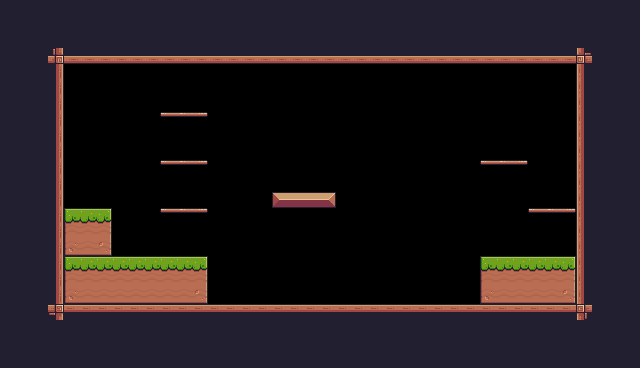

A level layout from a 2D game, rendered from its tile map. Below: a short description, then the map file with its tile-grid data intact:
An orthogonal 40x23 tile map with 16x16 px tiles, 1 tile layer (Background) and 22 objects (5x Platform, 5x Fruit, Player, Chicken, Saw, ...).

<map version="1.10" tiledversion="1.11.2" orientation="orthogonal" renderorder="right-down" width="40" height="23" tilewidth="16" tileheight="16" infinite="0" nextlayerid="4" nextobjectid="31">
 <tileset firstgid="1" source="PixelAdventure.tsx" />
 <layer id="1" name="Background" width="40" height="23">
  <properties>
   <property name="BackgroundColor" value="Blue" />
  </properties>
  <data encoding="csv">
24,24,24,24,24,24,24,24,24,24,24,24,24,24,24,24,24,24,24,24,24,24,24,24,24,24,24,24,24,24,24,24,24,24,24,24,24,24,24,24,
24,24,24,24,24,24,24,24,24,24,24,24,24,24,24,24,24,24,24,24,24,24,24,24,24,24,24,24,24,24,24,24,24,24,24,24,24,24,24,24,
24,24,24,24,24,24,24,24,24,24,24,24,24,24,24,24,24,24,24,24,24,24,24,24,24,24,24,24,24,24,24,24,24,24,24,24,24,24,24,24,
24,24,24,135,134,134,134,134,134,134,134,134,134,134,134,134,134,134,134,134,134,134,134,134,134,134,134,134,134,134,134,134,134,134,134,134,133,24,24,24,
24,24,24,113,0,0,0,0,0,0,0,0,0,0,0,0,0,0,0,0,0,0,0,0,0,0,0,0,0,0,0,0,0,0,0,0,111,24,24,24,
24,24,24,113,0,0,0,0,0,0,0,0,0,0,0,0,0,0,0,0,0,0,0,0,0,0,0,0,0,0,0,0,0,0,0,0,111,24,24,24,
24,24,24,113,0,0,0,0,0,0,0,0,0,0,0,0,0,0,0,0,0,0,0,0,0,0,0,0,0,0,0,0,0,0,0,0,111,24,24,24,
24,24,24,113,0,0,0,0,0,0,40,41,42,0,0,0,0,0,0,0,0,0,0,0,0,0,0,0,0,0,0,0,0,0,0,0,111,24,24,24,
24,24,24,113,0,0,0,0,0,0,0,0,0,0,0,0,0,0,0,0,0,0,0,0,0,0,0,0,0,0,0,0,0,0,0,0,111,24,24,24,
24,24,24,113,0,0,0,0,0,0,0,0,0,0,0,0,0,0,0,0,0,0,0,0,0,0,0,0,0,0,0,0,0,0,0,0,111,24,24,24,
24,24,24,113,0,0,0,0,0,0,40,41,42,0,0,0,0,0,0,0,0,0,0,0,0,0,0,0,0,0,40,41,42,0,0,0,111,24,24,24,
24,24,24,113,0,0,0,0,0,0,0,0,0,0,0,0,0,0,0,0,0,0,0,0,0,0,0,0,0,0,0,0,0,0,0,0,111,24,24,24,
24,24,24,113,0,0,0,0,0,0,0,0,0,0,0,0,0,13,14,14,15,0,0,0,0,0,0,0,0,0,0,0,0,0,0,0,111,24,24,24,
24,24,24,113,7,8,9,0,0,0,40,41,42,0,0,0,0,0,0,0,0,0,0,0,0,0,0,0,0,0,0,0,0,40,41,42,111,24,24,24,
24,24,24,113,29,30,31,0,0,0,0,0,0,0,0,0,0,0,0,0,0,0,0,0,0,0,0,0,0,0,0,0,0,0,0,0,111,24,24,24,
24,24,24,113,51,52,53,0,0,0,0,0,0,0,0,0,0,0,0,0,0,0,0,0,0,0,0,0,0,0,0,0,0,0,0,0,111,24,24,24,
24,24,24,113,7,8,8,8,8,8,8,8,9,0,0,0,0,0,0,0,0,0,0,0,0,0,0,0,0,0,7,8,8,8,8,9,111,24,24,24,
24,24,24,113,29,30,30,30,30,30,30,30,31,0,0,0,0,0,0,0,0,0,0,0,0,0,0,0,0,0,29,30,30,30,30,31,111,24,24,24,
24,24,24,113,51,52,52,52,52,52,52,52,53,0,0,0,0,0,0,0,0,0,0,0,0,0,0,0,0,0,51,52,52,52,52,53,111,24,24,24,
24,24,24,91,90,90,90,90,90,90,90,90,90,90,90,90,90,90,90,90,90,90,90,90,90,90,90,90,90,90,90,90,90,90,90,90,89,24,24,24,
24,24,24,24,24,24,24,24,24,24,24,24,24,24,24,24,24,24,24,24,24,24,24,24,24,24,24,24,24,24,24,24,24,24,24,24,24,24,24,24,
24,24,24,24,24,24,24,24,24,24,24,24,24,24,24,24,24,24,24,24,24,24,24,24,24,24,24,24,24,24,24,24,24,24,24,24,24,24,24,24,
24,24,24,24,24,24,24,24,24,24,24,24,24,24,24,24,24,24,24,24,24,24,24,24,24,24,24,24,24,24,24,24,24,24,24,24,24,24,24,24
</data>
 </layer>
 <objectgroup id="3" name="Collisions">
  <object id="4" x="48" y="48" width="16" height="272" />
  <object id="5" x="48" y="48" width="544" height="16" />
  <object id="6" x="576" y="48" width="16" height="272" />
  <object id="7" x="48" y="304" width="544" height="16" />
  <object id="8" x="64" y="208" width="48" height="48" />
  <object id="9" x="64" y="256" width="144" height="48" />
  <object id="10" x="480" y="256" width="96" height="48" />
  <object id="13" name="Platform" type="Platform" x="528" y="208" width="48" height="16" />
  <object id="15" name="Platform" type="Platform" x="160" y="208" width="48" height="16" />
  <object id="16" name="Platform" type="Platform" x="160" y="160" width="48" height="16" />
  <object id="17" name="Platform" type="Platform" x="160" y="112" width="48" height="16" />
  <object id="18" name="Platform" type="Platform" x="480" y="160" width="48" height="16" />
  <object id="19" x="272" y="192" width="64" height="16" />
 </objectgroup>
 <objectgroup id="2" name="Spawnpoints">
  <object id="1" name="Player" type="Player" x="272" y="160" width="32" height="32" />
  <object id="21" name="Bananas" type="Fruit" x="240" y="256" width="32" height="32" />
  <object id="22" name="Apple" type="Fruit" x="480" y="224" width="32" height="32" />
  <object id="23" name="Apple" type="Fruit" x="64" y="176" width="32" height="32" />
  <object id="24" name="Chicken" type="Chicken" x="384" y="272" width="32" height="32">
   <properties>
    <property name="offNeg" type="float" value="11" />
    <property name="offPos" type="float" value="4" />
   </properties>
  </object>
  <object id="26" name="Saw" type="Saw" x="432" y="144" width="32" height="32">
   <properties>
    <property name="isVertical" type="bool" value="true" />
    <property name="offNeg" type="float" value="4" />
    <property name="offPos" type="float" value="3" />
   </properties>
  </object>
  <object id="27" name="Bananas" type="Fruit" x="176" y="224" width="32" height="32" />
  <object id="28" name="Bananas" type="Fruit" x="128" y="224" width="32" height="32" />
  <object id="30" name="Checkpoint" type="Checkpoint" x="512" y="192" width="64" height="64" />
 </objectgroup>
</map>
